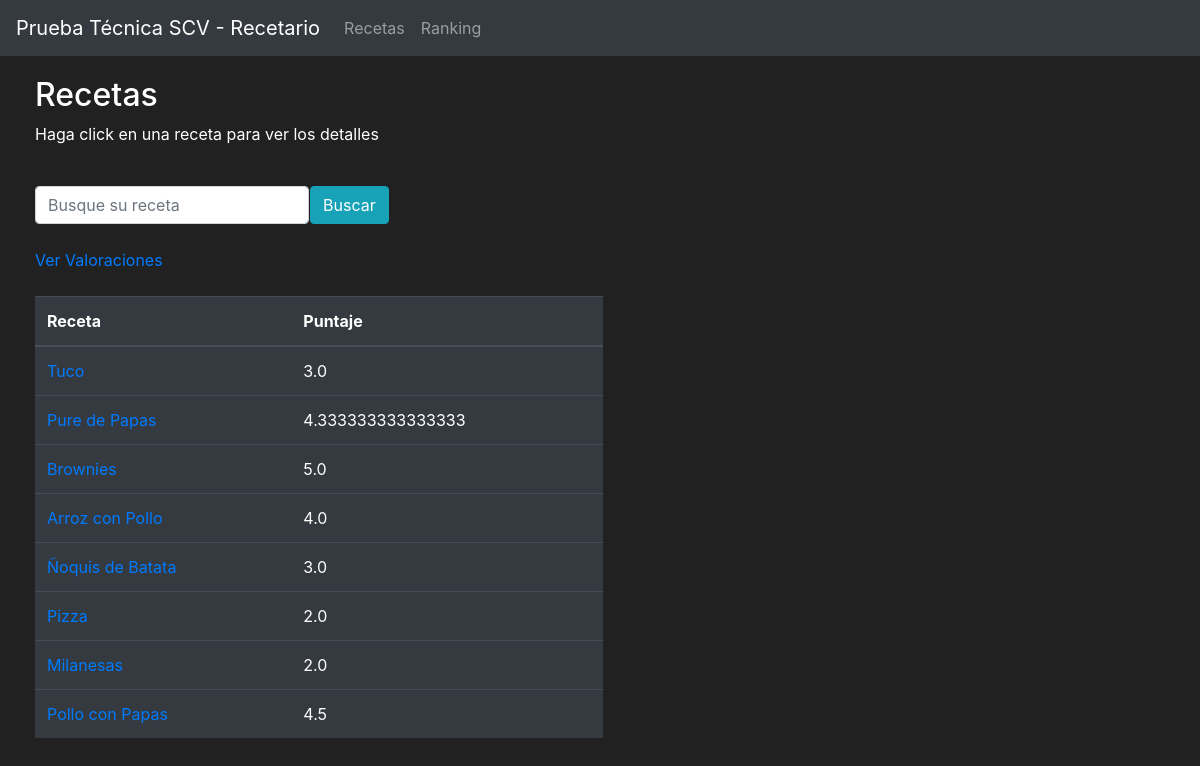
The page /recetario on the database its author committed.
### recetario/models.py (models this page shows, shortened)
class Receta(db.Model):
    id = db.Column(db.Integer(), primary_key=True)
    nombre = db.Column(db.String(length=30), nullable=False)
    ingredientes = db.relationship('Ingrediente', backref='own_receta', lazy=True)
    valoraciones = db.relationship('Valoracion', backref='own_valoracion', lazy=True)
    pasos = db.relationship('Paso', backref='own_pasos', lazy=True)

### recetario/routes.py (the view)
@app.route('/')
@app.route('/recetario', methods=['GET'])
def recetario():
    stringBusqueda = request.args.get('busqueda')
    recetas = services.get_recetas(stringBusqueda)
    return render_template('recetario.html', recetas = recetas)

### recetario/services.py (called while the page is built)
def get_recetas(searchParam):
    resultados = []
    if not searchParam:
        search_recetas = Receta.query.all()
    else:
        search_recetas = Receta.query.filter(Receta.nombre.contains(searchParam))
    for receta in search_recetas:
        vistaReceta = vReceta()
        avg = db.session.query(func.avg(Valoracion.puntaje).label("Punt")).group_by(Valoracion.p_receta).where(Valoracion.p_receta == receta.id).all()
        vistaReceta.id = receta.id
        vistaReceta.nombre = receta.nombre
        if not avg:
            vistaReceta.promedio = 0
        else:
            vistaReceta.promedio = str(avg[0].Punt)
        resultados.append(vistaReceta)
    return resultados

### recetario/templates/recetario.html (shortened to what this page needs)
{% extends 'base.html' %}
{% block content %}
<div class="row" style="margin-top:20px;margin-left:20px">
    <div class="col-6">
    <h2>Recetas</h2>
    <p>Haga click en una receta para ver los detalles</p>
    <br>
    <div class="row">
        <form class="form-inline" action="{{ url_for('recetario') }}">
            <div class="col-8">
                <input class="form-control" name="busqueda" placeholder="Busque su receta" autocomplete="off" autofocus="autofocus" type="text">
            </div>
            <div class="col-4">
                <button class="btn btn-outline btn-info"> Buscar </button>
            </div>
        </form>
    </div>
    <br/>
    <div>
    <a href="{{ url_for('ranking') }}">Ver Valoraciones</a>
    <br/>
    </div>
    <br/>
    <table class="table table-hover table-dark">
        <thead>
            <tr>
                <th scope="col">Receta</th>
                <th scope="col">Puntaje</th>
            </tr>
        </thead>
        <tbody>
            {% for receta in recetas %}
                <tr>
                    <td>
                        <a href="/receta?idreceta={{receta.id}}">{{receta.nombre}}</a>
                    </td>
                    <td>{{receta.promedio}}</td>
                </tr>
            {% endfor %}
        </tbody>
    </table>
    </div>
{% endblock %}

### recetario/templates/base.html (shortened to what this page needs)
<!doctype html>
<html lang="en">
   <head>
      <link rel="stylesheet" href="https://cdn.jsdelivr.net/npm/bootstrap@4.5.3/dist/css/bootstrap.min.css">
   </head>
   <body>
    <nav class="navbar navbar-expand-md navbar-dark bg-dark">
        <a class="navbar-brand" href="#">Prueba Técnica SCV - Recetario</a>
        <div class="collapse navbar-collapse" id="navbarNav">
            <ul class="navbar-nav mr-auto">
                <li class="nav-item">
                    <a class="nav-link" href="{{ url_for('recetario')}}">Recetas</a>
                </li>
                <li class="nav-item">
                    <a class="nav-link" href="{{ url_for('ranking')}}">Ranking</a>
                </li>
            </ul>
        </div>
    </nav>
    <div>
        {% block content %}
        {% endblock %}
    </div>
   </body>
</html>

### recetario/templates/base.html (style rules this page uses)
body { background-color: #212121; color: white }

### rows shown on the page
Receta: nombre "Tuco", promedio "3.0"
Receta: nombre "Pure de Papas", promedio "4.333333333333333"
Receta: nombre "Brownies", promedio "5.0"
Receta: nombre "Arroz con Pollo", promedio "4.0"
Receta: nombre "Ñoquis de Batata", promedio "3.0"
Receta: nombre "Pizza", promedio "2.0"
Receta: nombre "Milanesas", promedio "2.0"
Receta: nombre "Pollo con Papas", promedio "4.5"
